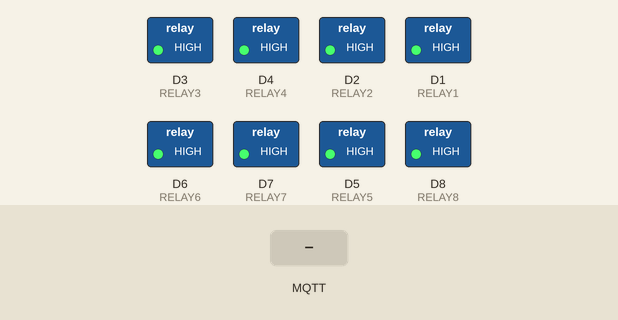
Simulated run of this sketch. Board: ESP8266 (NodeMCU). Parts: switched loads named in the sketch (green lamp = pin HIGH). Inputs (shaded band) come from the test bench. WiFi joins after 1.5 s; servers stay silent unless stated; random numbers use the default seed unless the sketch sets one; no MQTT or app messages arrive unless stated; what the sketch prints to the serial monitor is not drawn.

Above: at 2.7 s.
2.8 s: MQTT message "1" arrives on the first subscribed topic
At 3.2 s:
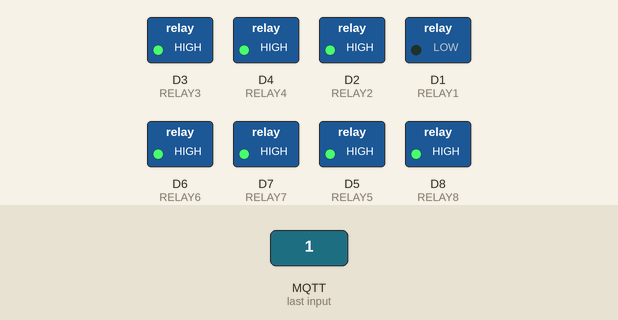
4.3 s: MQTT message "1" arrives on the second subscribed topic
At 5.5 s:
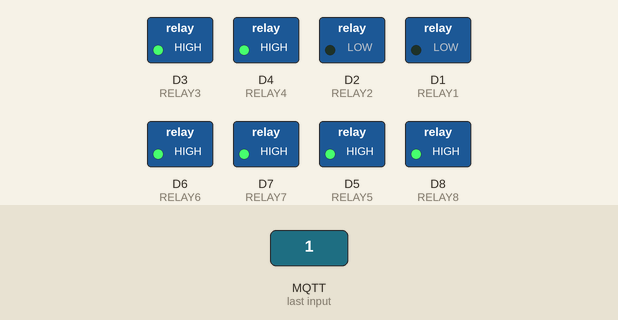
5.8 s: MQTT message "1" arrives on the third subscribed topic
At 6.7 s:
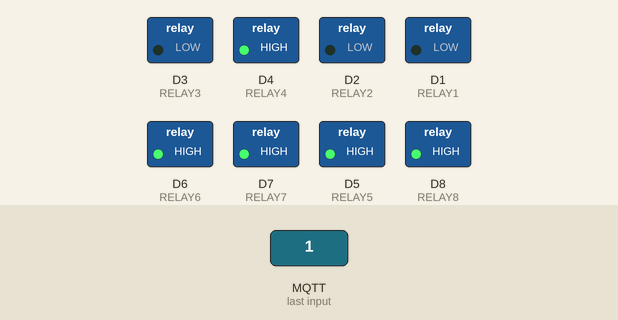
Timing chart, 0 to 8.8 s (numbered marks = the images above; inputs shaded):
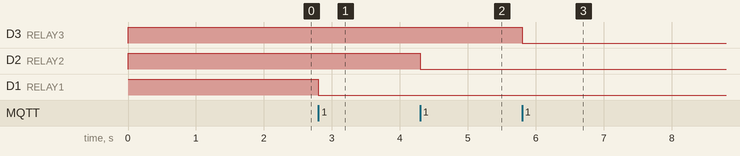

Measured:
- after the input at 2.8 s, D1 (RELAY1): HIGH → LOW at once
- after the input at 4.3 s, D2 (RELAY2): HIGH → LOW at once
- after the input at 5.8 s, D3 (RELAY3): HIGH → LOW at once

The sketch:

NodeMCU-water-swift02.ino
```cpp
/*
Автор: Сергей Галочкин
email: decole@rambler.ru
Данный скетч для NodeMCU.
*/

#include <ESP8266WiFi.h>
#include <PubSubClient.h>

#define RELAY1 D1
#define RELAY2 D2
#define RELAY3 D3
#define RELAY4 D4
#define RELAY5 D5
#define RELAY6 D6
#define RELAY7 D7
#define RELAY8 D8

const char* ssid = "WIFI";
const char* password = "password";
const char* mqtt_server = "192.168.1.5";

WiFiClient espClient;
PubSubClient client(espClient);

char msg[50];
long lastMsg = 0;
int value = 0;

void setup_wifi() {

  delay(10);
  // We start by connecting to a WiFi network
  Serial.println();
  Serial.print("Connecting to ");
  Serial.println(ssid);

  WiFi.begin(ssid, password);

  while (WiFi.status() != WL_CONNECTED) {
    delay(500);
    Serial.print(".");
  }

  randomSeed(micros());

  Serial.println("");
  Serial.println("WiFi connected");
  Serial.println("IP address: ");
  Serial.println(WiFi.localIP());

}

void callback(char* topic, byte* payload, unsigned int length) {
  byte* p = (byte*)malloc(length);
  // Copy the payload to the new buffer
  memcpy(p,payload,length);
  //client.publish("outTopic", p, length);

  if (strcmp(topic,"water/relay1")==0){
    if(p[0] == '0') {
      Serial.println("relay1-off");
      digitalWrite(RELAY1, HIGH);
    }
    else if(p[0] == '1') {
      Serial.println("relay1-on");
      digitalWrite(RELAY1, LOW);
    }
  }

  if (strcmp(topic,"water/relay2")==0){
    if(p[0] == '0') {
      Serial.println("relay2-off");
      digitalWrite(RELAY2, HIGH);
    }
    else if(p[0] == '1') {
      Serial.println("relay2-on");
      digitalWrite(RELAY2, LOW);
    }
  }

  if (strcmp(topic,"water/relay3")==0){
    if(p[0] == '0') {
      Serial.println("relay3-off");
      digitalWrite(RELAY3, HIGH);
    }
    else if(p[0] == '1') {
      Serial.println("relay3-on");
      digitalWrite(RELAY3, LOW);
    }
  }

  if (strcmp(topic,"water/relay4")==0){
    if(p[0] == '0') {
      Serial.println("relay4-off");
      digitalWrite(RELAY4, HIGH);
    }
    else if(p[0] == '1') {
      Serial.println("relay4-on");
      digitalWrite(RELAY4, LOW);
    }
  }

  if (strcmp(topic,"water/relay5")==0){
    if(p[0] == '0') {
      Serial.println("relay5-off");
      digitalWrite(RELAY5, HIGH);
    }
    else if(p[0] == '1') {
      Serial.println("relay5-on");
      digitalWrite(RELAY5, LOW);
    }
  }

  if (strcmp(topic,"water/relay6")==0){
    if(p[0] == '0') {
      Serial.println("relay6-off");
      digitalWrite(RELAY6, HIGH);
    }
    else if(p[0] == '1') {
      Serial.println("relay6-on");
      digitalWrite(RELAY6, LOW);
    }
  }

  if (strcmp(topic,"water/relay7")==0){
    if(p[0] == '0') {
      Serial.println("relay7-off");
      digitalWrite(RELAY7, HIGH);
    }
    else if(p[0] == '1') {
      Serial.println("relay7-on");
      digitalWrite(RELAY7, LOW);
    }
  }

  if (strcmp(topic,"water/relay8")==0){
    if(p[0] == '0') {
      Serial.println("relay8-off");
      digitalWrite(RELAY8, HIGH);
    }
    else if(p[0] == '1') {
      Serial.println("relay8-on");
      digitalWrite(RELAY8, LOW);
    }
  }
}

void reconnect() {
  // Loop until we're reconnected
  while (!client.connected()) {
    Serial.print("Attempting MQTT connection...");
    // Create a random client ID
    String clientId = "WaterCLS02-";
    clientId += String(random(0xffff), HEX);
    // Attempt to connect
    if (client.connect(clientId.c_str()), "esp", "esp99669966q") {
      Serial.println("connected");
      // Once connected, publish an announcement...
      client.publish("outTopic", "water controller 2 start");
      // ... and resubscribe

      client.subscribe("water/relay1");
      client.subscribe("water/relay2");
      client.subscribe("water/relay3");
      client.subscribe("water/relay4");
      client.subscribe("water/relay5");
      client.subscribe("water/relay6");
      client.subscribe("water/relay7");
      client.subscribe("water/relay8");

    } else {
      Serial.print("failed, rc=");
      Serial.print(client.state());
      Serial.println(" try again in 5 seconds");
      // Wait 5 seconds before retrying
      delay(5000);
    }
  }
}

void setup() {
  pinMode(BUILTIN_LED, OUTPUT);     // Initialize the BUILTIN_LED pin as an output

  pinMode(RELAY1, OUTPUT);
  pinMode(RELAY2, OUTPUT);
  pinMode(RELAY3, OUTPUT);
  pinMode(RELAY4, OUTPUT);
  pinMode(RELAY5, OUTPUT);
  pinMode(RELAY6, OUTPUT);
  pinMode(RELAY7, OUTPUT);
  pinMode(RELAY8, OUTPUT);

  digitalWrite(RELAY1, HIGH);
  digitalWrite(RELAY2, HIGH);
  digitalWrite(RELAY3, HIGH);
  digitalWrite(RELAY4, HIGH);
  digitalWrite(RELAY5, HIGH);
  digitalWrite(RELAY6, HIGH);
  digitalWrite(RELAY7, HIGH);
  digitalWrite(RELAY8, HIGH);

  Serial.begin(115200);
  setup_wifi();
  client.setServer(mqtt_server, 1883);
  client.setCallback(callback);
}

void loop() {
  if (!client.connected()) {
    reconnect();
  }

  client.loop();
  long now = millis();

  if (now - lastMsg > 15000) {
    client.publish("water/check/relay1",  String(!digitalRead(RELAY1)).c_str(), true);
    client.publish("water/check/relay2",  String(!digitalRead(RELAY2)).c_str(), true);
    client.publish("water/check/relay3",  String(!digitalRead(RELAY3)).c_str(), true);
    client.publish("water/check/relay4",  String(!digitalRead(RELAY4)).c_str(), true);
    client.publish("water/check/relay5",  String(!digitalRead(RELAY5)).c_str(), true);
    client.publish("water/check/relay6",  String(!digitalRead(RELAY6)).c_str(), true);
    client.publish("water/check/relay7",  String(!digitalRead(RELAY7)).c_str(), true);
    client.publish("water/check/relay8",  String(!digitalRead(RELAY8)).c_str(), true);

    lastMsg = now;
  }
}
```
